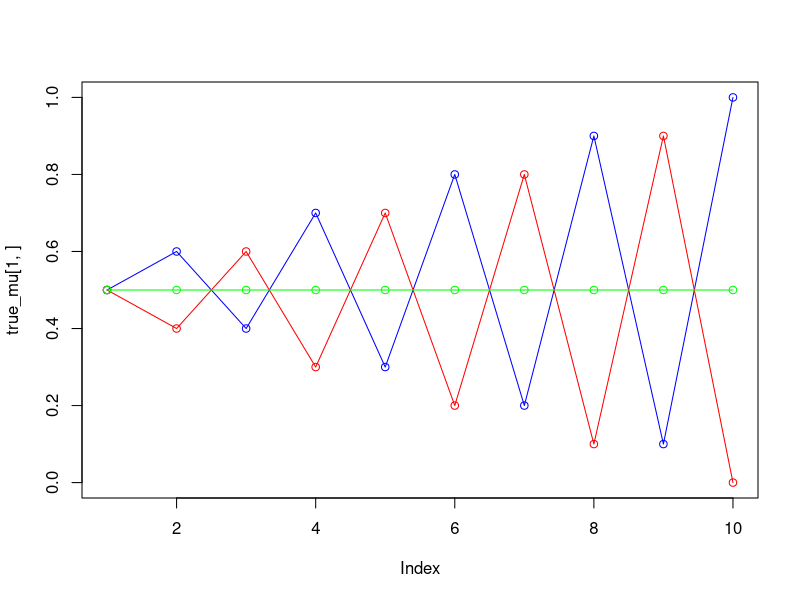
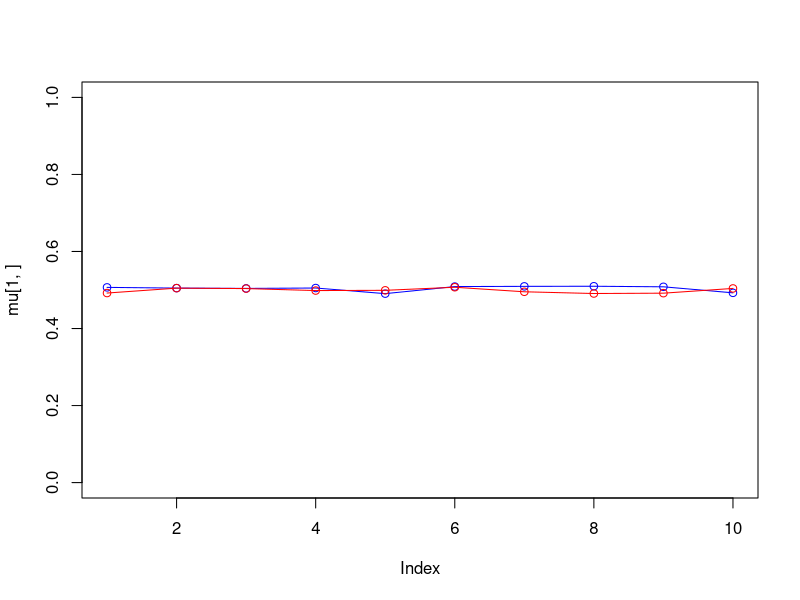
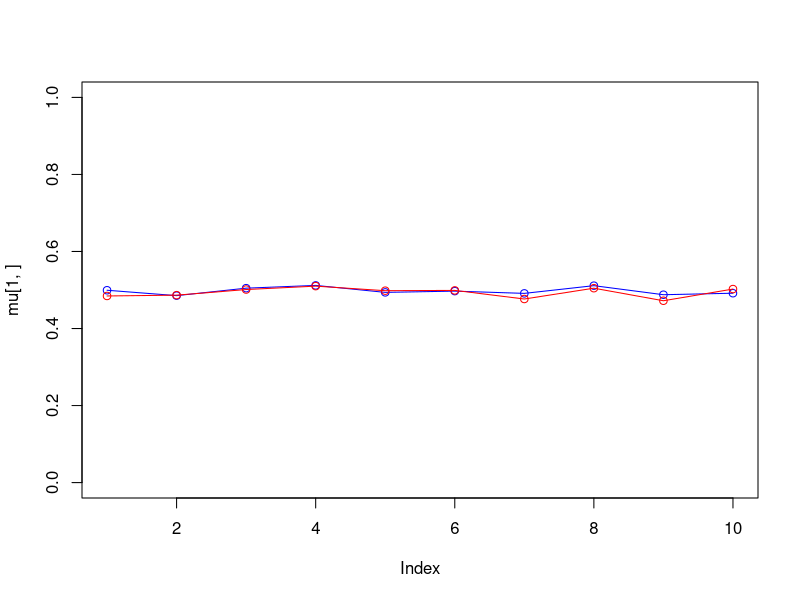
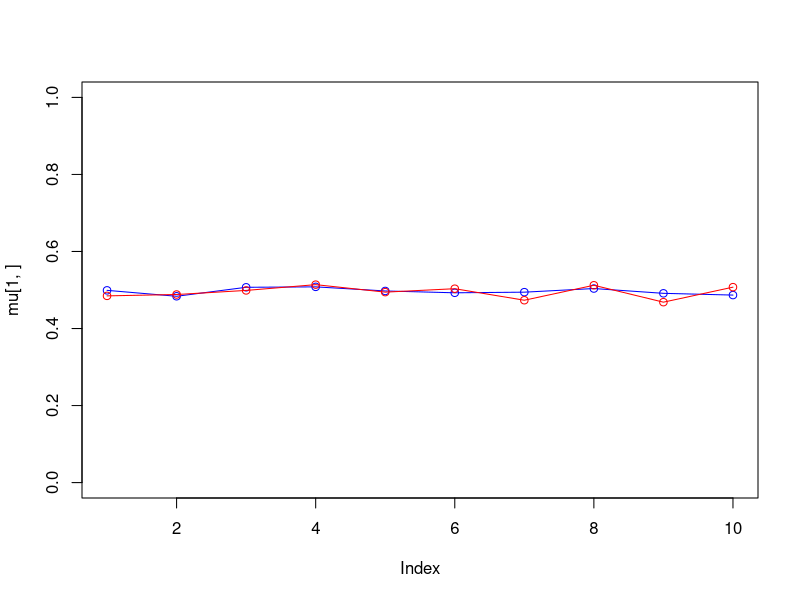
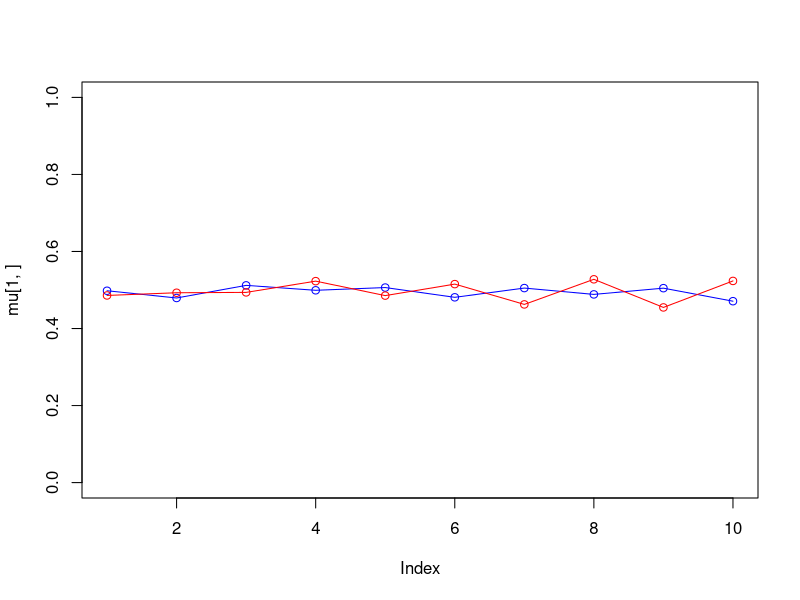
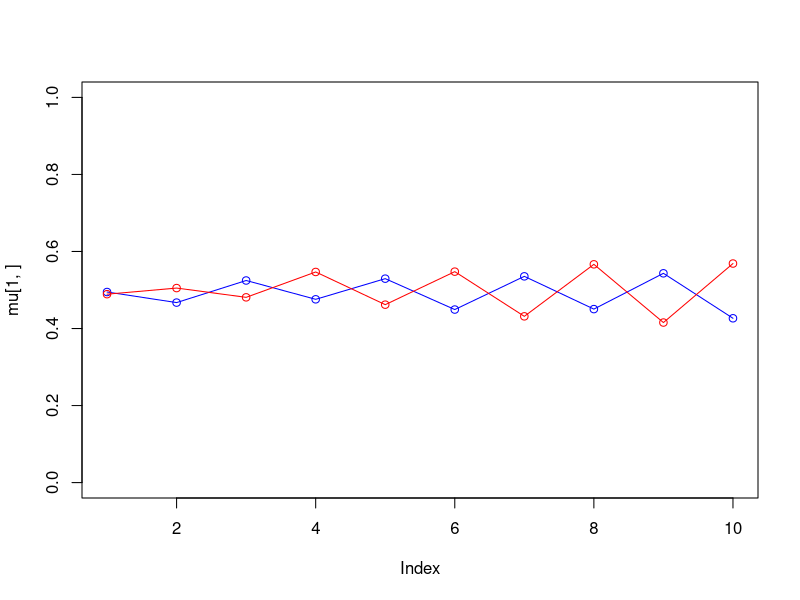
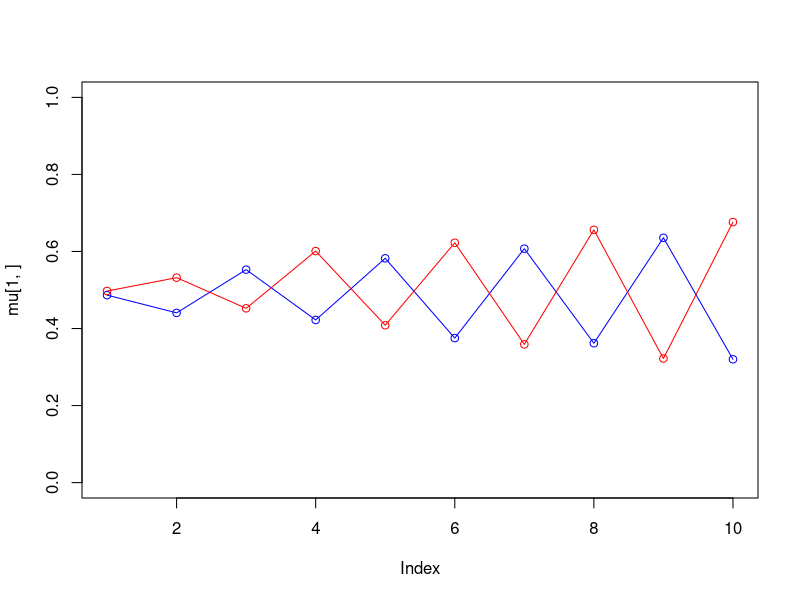
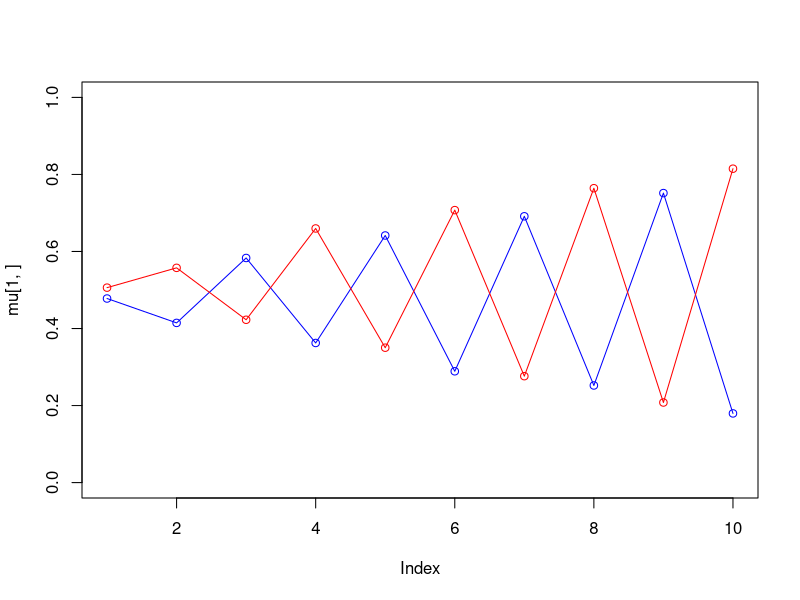

Recreate these plots in R, in order.
## ---- chunk 1
knitr::opts_chunk$set(echo = TRUE)
## ---- chunk 2


# QUESTION ONE PART ONE
mis_rate1 <- c()
for(i in 1:1000){
  x1<-runif(100)
  x2<-runif(100)
  trdata<-cbind(x1,x2)
  y<-as.numeric(x1<x2)
  trlabels<-as.factor(y)



  train_data <- as.data.frame(trdata)
  train_data <- dplyr::mutate(train_data,trlabels)
  Forest_1 <- randomForest::randomForest(trlabels~.,data = train_data, ntree = 1, nodesize = 25, keep.forest = TRUE)
  pre <- predict(Forest_1,newdata = train_data)
  misclassification_rate <- mean(pre!=trlabels)
  mis_rate1 <- c(mis_rate1,misclassification_rate)
}

mean_mis_rate1 <- mean(mis_rate1)
var_mis_rate1 <- var(mis_rate1)

# the mean and variable for misclassification rate when B = 1
mean_mis_rate1
var_mis_rate1


# QUESTION ONE PART TWO
mis_rate10 <- c()
for(i in 1:1000){

  x1<-runif(100)
  x2<-runif(100)
  trdata<-cbind(x1,x2)
  y<-as.numeric(x1<x2)
  trlabels<-as.factor(y)



  train_data <- as.data.frame(trdata)
  train_data <- dplyr::mutate(train_data,trlabels)
  Forest_10 <- randomForest::randomForest(trlabels~.,data = train_data, ntree = 10, nodesize = 25, keep.forest = TRUE)
  pre <- predict(Forest_1,newdata = train_data)
  misclassification_rate <- mean(pre!=trlabels)
  mis_rate10 <- c(mis_rate1,misclassification_rate)
}

mean_mis_rate10 <- mean(mis_rate10)
var_mis_rate10 <- var(mis_rate10)

# the mean and variable for misclassification rate when B = 10
mean_mis_rate10
var_mis_rate10





# QUESTION ONE PART THREE
mis_rate100 <- c()
for(i in 1:1000){

  x1<-runif(100)
  x2<-runif(100)
  trdata<-cbind(x1,x2)
  y<-as.numeric(x1<x2)
  trlabels<-as.factor(y)



  train_data <- as.data.frame(trdata)
  train_data <- dplyr::mutate(train_data,trlabels)
  Forest_100 <- randomForest::randomForest(trlabels~.,data = train_data, ntree = 100, nodesize = 25, keep.forest = TRUE)
  pre <- predict(Forest_1,newdata = train_data)
  misclassification_rate <- mean(pre!=trlabels)
  mis_rate100 <- c(mis_rate1,misclassification_rate)
}

mean_mis_rate100 <- mean(mis_rate100)
var_mis_rate100 <- var(mis_rate100)

# the mean and variable for misclassification rate when B = 10
mean_mis_rate100
var_mis_rate100
## ---- chunk 3
# QUESTION TWO PART ONE
mis_rate1 <- c()
for(i in 1:1000){

  x1<-runif(100)
  x2<-runif(100)
  trdata<-cbind(x1,x2)
  y<-as.numeric(x1<0.5)
  trlabels<-as.factor(y)



  train_data <- as.data.frame(trdata)
  train_data <- dplyr::mutate(train_data,trlabels)
  Forest_1 <- randomForest::randomForest(trlabels~.,data = train_data, ntree = 1, nodesize = 25, keep.forest = TRUE)
  pre <- predict(Forest_1,newdata = train_data)
  misclassification_rate <- mean(pre!=trlabels)
  mis_rate1 <- c(mis_rate1,misclassification_rate)
}

mean_mis_rate1 <- mean(mis_rate1)
var_mis_rate1 <- var(mis_rate1)

# the mean and variable for misclassification rate when B = 1
mean_mis_rate1
var_mis_rate1


# QUESTION two PART TWO
mis_rate10 <- c()
for(i in 1:1000){

  x1<-runif(100)
  x2<-runif(100)
  trdata<-cbind(x1,x2)
  y<-as.numeric(x1<0.5)
  trlabels<-as.factor(y)



  train_data <- as.data.frame(trdata)
  train_data <- dplyr::mutate(train_data,trlabels)
  Forest_10 <- randomForest::randomForest(trlabels~.,data = train_data, ntree = 10, nodesize = 25, keep.forest = TRUE)
  pre <- predict(Forest_1,newdata = train_data)
  misclassification_rate <- mean(pre!=trlabels)
  mis_rate10 <- c(mis_rate1,misclassification_rate)
}

mean_mis_rate10 <- mean(mis_rate10)
var_mis_rate10 <- var(mis_rate10)
# the mean and variable for misclassification rate when B = 10
mean_mis_rate10
var_mis_rate10



# QUESTION tWO PART THREE
mis_rate100 <- c()
for(i in 1:1000){

  x1<-runif(100)
  x2<-runif(100)
  trdata<-cbind(x1,x2)
  y<-as.numeric(x1<0.5)
  trlabels<-as.factor(y)



  train_data <- as.data.frame(trdata)
  train_data <- dplyr::mutate(train_data,trlabels)
  Forest_100 <- randomForest::randomForest(trlabels~.,data = train_data, ntree = 100, nodesize = 25, keep.forest = TRUE)
  pre <- predict(Forest_1,newdata = train_data)
  misclassification_rate <- mean(pre!=trlabels)
  mis_rate100 <- c(mis_rate1,misclassification_rate)
}

mean_mis_rate100 <- mean(mis_rate100)
var_mis_rate100 <- var(mis_rate100)

# the mean and variable for misclassification rate when B = 10
mean_mis_rate100
var_mis_rate100


## ---- chunk 4

# QUESTION THREE PART ONE
mis_rate1 <- c()
for(i in 1:1000){

  x1<-runif(100)
  x2<-runif(100)
  trdata<-cbind(x1,x2)
  y<-as.numeric(((x1<0.5 & x2<0.5)|(x1>0.5 & x2>0.5)))
  trlabels<-as.factor(y)



  train_data <- as.data.frame(trdata)
  train_data <- dplyr::mutate(train_data,trlabels)
  Forest_1 <- randomForest::randomForest(trlabels~.,data = train_data, ntree = 1, nodesize = 12, keep.forest = TRUE)
  pre <- predict(Forest_1,newdata = train_data)
  misclassification_rate <- mean(pre!=trlabels)
  mis_rate1 <- c(mis_rate1,misclassification_rate)
}

mean_mis_rate1 <- mean(mis_rate1)
var_mis_rate1 <- var(mis_rate1)

# the mean and variable for misclassification rate when B = 1
mean_mis_rate1
var_mis_rate1




# QUESTION THREE PART TWO
mis_rate10 <- c()
for(i in 1:1000){

  x1<-runif(100)
  x2<-runif(100)
  trdata<-cbind(x1,x2)
  y<-as.numeric(((x1<0.5 & x2<0.5)|(x1>0.5 & x2>0.5)))
  trlabels<-as.factor(y)



  train_data <- as.data.frame(trdata)
  train_data <- dplyr::mutate(train_data,trlabels)
  Forest_10 <- randomForest::randomForest(trlabels~.,data = train_data, ntree = 10, nodesize = 12, keep.forest = TRUE)
  pre <- predict(Forest_1,newdata = train_data)
  misclassification_rate <- mean(pre!=trlabels)
  mis_rate10 <- c(mis_rate1,misclassification_rate)
}

mean_mis_rate10 <- mean(mis_rate10)
var_mis_rate10 <- var(mis_rate10)
# the mean and variable for misclassification rate when B = 10
mean_mis_rate10
var_mis_rate10




# QUESTION THREE PART THREE
mis_rate100 <- c()
for(i in 1:1000){

  x1<-runif(100)
  x2<-runif(100)
  trdata<-cbind(x1,x2)
  y<-as.numeric(((x1<0.5 & x2<0.5)|(x1>0.5 & x2>0.5)))
  trlabels<-as.factor(y)


  # QUESTION ONE
  train_data <- as.data.frame(trdata)
  train_data <- dplyr::mutate(train_data,trlabels)
  Forest_100 <- randomForest::randomForest(trlabels~.,data = train_data, ntree = 100, nodesize = 12, keep.forest = TRUE)
  pre <- predict(Forest_1,newdata = train_data)
  misclassification_rate <- mean(pre!=trlabels)
  mis_rate100 <- c(mis_rate1,misclassification_rate)
}

mean_mis_rate100 <- mean(mis_rate100)
var_mis_rate100 <- var(mis_rate100)

# the mean and variable for misclassification rate when B = 10
mean_mis_rate100
var_mis_rate100

## ---- chunk 5
set.seed(1234567890)
max_it <- 100 # max number of EM iterations
min_change <- 0.1 # min change in log lik between two consecutive iterations
n=1000 # number of training points
D=10 # number of dimensions
x <- matrix(nrow=n, ncol=D) # training data
true_pi <- vector(length = 3) # true mixing coefficients ; p(y)
true_mu <- matrix(nrow=3, ncol=D) # true conditional distributions ; p(xcol | y = Row)
true_pi=c(1/3, 1/3, 1/3)
true_mu[1,]=c(0.5,0.6,0.4,0.7,0.3,0.8,0.2,0.9,0.1,1)
true_mu[2,]=c(0.5,0.4,0.6,0.3,0.7,0.2,0.8,0.1,0.9,0)
true_mu[3,]=c(0.5,0.5,0.5,0.5,0.5,0.5,0.5,0.5,0.5,0.5)
plot(true_mu[1,], type="o", col="blue", ylim=c(0,1))
points(true_mu[2,], type="o", col="red")
points(true_mu[3,], type="o", col="green")
# Producing the training data x
for(i in 1:n) {
  m <- sample(1:3,1,prob=true_pi)
  for(d in 1:D) {
    x[i,d] <- rbinom(1,1,true_mu[m,d])
  } }
## ---- chunk 6
set.seed(1234567890)
M <- 2 # number of clusters
w <- matrix(nrow=n, ncol=M) # weights ; p(y = m | xi,thetaHat)
pi <- vector(length = M) # mixing coefficients
mu <- matrix(nrow=M, ncol=D) # conditional distributions
llik <- vector(length = max_it) # log likelihood of the EM iterations
# Random initialization of the parameters
pi <- runif(M,0.49,0.51)
pi <- pi / sum(pi)
for(m in 1:M) {
  mu[m,] <- runif(D,0.49,0.51)
}
pi
mu
## ---- chunk 7
set.seed(1234567890)
iterLog <- vector(length = max_it)
for(it in 1:max_it) {
  plot(mu[1,], type="o", col="blue", ylim=c(0,1))
  points(mu[2,], type="o", col="red")
  # points(mu[3,], type="o", col="green")
  #points(mu[4,], type="o", col="yellow")
  Sys.sleep(0.5)
  # E-step: Computation of the weights
  
  for (i in 1:n) {
    # px <- 0
    pxi <- 0
    for (m in 1:M) {
      bernXMum <- 1
      for (d in 1:D) {
        bernXMum <- bernXMum * (mu[m,d]^x[i,d]) * (1-mu[m,d])^(1-x[i,d])
        # print(paste(i,m,d,bernXMum))
      }
      pxi <- pxi + pi[m] * bernXMum
      # print(paste(i,m,d,pxi))
    }
    for (m in 1:M) {
      bernXMum <- 1
      for (d in 1:D) {
        bernXMum <- bernXMum * (mu[m,d]^x[i,d]) * (1-mu[m,d])^(1-x[i,d])
        # print(paste(i,m,d,bernXMum))
      }
      w[i,m] <- (bernXMum * pi[m]) / pxi
    }
    w[i, ] <- w[i,] /sum(w[i,])
  }
  
  
  # Your code here
  #Log likelihood computation.
  llik[it] <- 0
  for (i in 1:n) {
    pxi <- 0
    for (m in 1:M) {
      bernXMum <- 1
      for (d in 1:D) {
        bernXMum <- bernXMum * (mu[m,d]^x[i,d]) * (1-mu[m,d])^(1-x[i,d])
      }
      pxi <- pxi + pi[m] * bernXMum
    }
    llik[it] <- llik[it] + log(pxi)
  }
  
  
  # Your code here
  iterLog[it] <- paste("iteration: ", it, "log likelihood: ", llik[it])
  flush.console()
  # Stop if the lok likelihood has not changed significantly
  stopFlag <- it > 1 && (llik[it] - llik[it - 1]) < min_change
  if(stopFlag) break
  #M-step: ML parameter estimation from the data and weights
  # pi mu
  pi <- apply(w, 2, mean)
  mu <- t(w) %*% x / colSums(w)
  # Your code here
}
print(iterLog[1:it])
pi
mu
plot(llik[1:it], type="o")

## ---- chunk 8
set.seed(1234567890)
M <- 3 # number of clusters
w <- matrix(nrow=n, ncol=M) # weights ; p(y = m | xi,thetaHat)
pi <- vector(length = M) # mixing coefficients
mu <- matrix(nrow=M, ncol=D) # conditional distributions
llik <- vector(length = max_it) # log likelihood of the EM iterations
# Random initialization of the parameters
pi <- runif(M,0.49,0.51)
pi <- pi / sum(pi)
for(m in 1:M) {
  mu[m,] <- runif(D,0.49,0.51)
}
pi
mu
## ---- chunk 9
iterLog <- vector(length = max_it)
for(it in 1:max_it) {
    # plotChoose <- c(1, 5, 6, 12, 24)
  # if (it == any(plotChoose)) {
    plot(mu[1,], type="o", col="blue", ylim=c(0,1))
    points(mu[2,], type="o", col="red")
    points(mu[3,], type="o", col="green")
    # points(mu[4,], type="o", col="yellow")
  # }
  Sys.sleep(0.5)
  # E-step: Computation of the weights
  
  for (i in 1:n) {
    # px <- 0
    pxi <- 0
    for (m in 1:M) {
      bernXMum <- 1
      for (d in 1:D) {
        bernXMum <- bernXMum * (mu[m,d]^x[i,d]) * (1-mu[m,d])^(1-x[i,d])
        # print(paste(i,m,d,bernXMum))
      }
      pxi <- pxi + pi[m] * bernXMum
      # print(paste(i,m,d,pxi))
    }
    for (m in 1:M) {
      bernXMum <- 1
      for (d in 1:D) {
        bernXMum <- bernXMum * (mu[m,d]^x[i,d]) * (1-mu[m,d])^(1-x[i,d])
        # print(paste(i,m,d,bernXMum))
      }
      w[i,m] <- (bernXMum * pi[m]) / pxi
    }
    w[i, ] <- w[i,] /sum(w[i,])
  }
  
  
  # Your code here
  #Log likelihood computation.
  llik[it] <- 0
  for (i in 1:n) {
    pxi <- 0
    for (m in 1:M) {
      bernXMum <- 1
      for (d in 1:D) {
        bernXMum <- bernXMum * (mu[m,d]^x[i,d]) * (1-mu[m,d])^(1-x[i,d])
      }
      pxi <- pxi + pi[m] * bernXMum
    }
    llik[it] <- llik[it] + log(pxi)
  }
  
  
  # Your code here
  iterLog[it] <- paste("iteration: ", it, "log likelihood: ", llik[it])
  flush.console()
  # Stop if the lok likelihood has not changed significantly
  stopFlag <- it > 1 && (llik[it] - llik[it - 1]) < min_change
  if(stopFlag) break
  #M-step: ML parameter estimation from the data and weights
  # pi mu
  pi <- apply(w, 2, mean)
  mu <- t(w) %*% x / colSums(w)
  # Your code here
}

## ---- chunk 10
print(iterLog[1:it])
pi
mu
plot(llik[1:it], type="o")

## ---- chunk 11
set.seed(1234567890)
M <- 4 # number of clusters
w <- matrix(nrow=n, ncol=M) # weights ; p(y = m | xi,thetaHat)
pi <- vector(length = M) # mixing coefficients
mu <- matrix(nrow=M, ncol=D) # conditional distributions
llik <- vector(length = max_it) # log likelihood of the EM iterations
# Random initialization of the parameters
pi <- runif(M,0.49,0.51)
pi <- pi / sum(pi)
for(m in 1:M) {
  mu[m,] <- runif(D,0.49,0.51)
}
pi
mu
## ---- chunk 12
iterLog <- vector(length = max_it)
for(it in 1:max_it) {
  # plotChoose <- c(1, 15, 43)
  # if (it == any(plotChoose)) {
    plot(mu[1,], type="o", col="blue", ylim=c(0,1))
    points(mu[2,], type="o", col="red")
    points(mu[3,], type="o", col="green")
    points(mu[4,], type="o", col="yellow")
  # }
  Sys.sleep(0.5)
  # E-step: Computation of the weights
  
  for (i in 1:n) {
    # px <- 0
    pxi <- 0
    for (m in 1:M) {
      bernXMum <- 1
      for (d in 1:D) {
        bernXMum <- bernXMum * (mu[m,d]^x[i,d]) * (1-mu[m,d])^(1-x[i,d])
        # print(paste(i,m,d,bernXMum))
      }
      pxi <- pxi + pi[m] * bernXMum
      # print(paste(i,m,d,pxi))
    }
    for (m in 1:M) {
      bernXMum <- 1
      for (d in 1:D) {
        bernXMum <- bernXMum * (mu[m,d]^x[i,d]) * (1-mu[m,d])^(1-x[i,d])
        # print(paste(i,m,d,bernXMum))
      }
      w[i,m] <- (bernXMum * pi[m]) / pxi
    }
    w[i, ] <- w[i,] /sum(w[i,])
  }
  
  
  # Your code here
  #Log likelihood computation.
  llik[it] <- 0
  for (i in 1:n) {
    pxi <- 0
    for (m in 1:M) {
      bernXMum <- 1
      for (d in 1:D) {
        bernXMum <- bernXMum * (mu[m,d]^x[i,d]) * (1-mu[m,d])^(1-x[i,d])
      }
      pxi <- pxi + pi[m] * bernXMum
    }
    llik[it] <- llik[it] + log(pxi)
  }
  
  
  # Your code here
  iterLog[it] <- paste("iteration: ", it, "log likelihood: ", llik[it])
  flush.console()
  # Stop if the lok likelihood has not changed significantly
  stopFlag <- it > 1 && (llik[it] - llik[it - 1]) < min_change
  if(stopFlag) break
  #M-step: ML parameter estimation from the data and weights
  # pi mu
  pi <- apply(w, 2, mean)
  mu <- t(w) %*% x / colSums(w)
  # Your code here
}
## ---- chunk 13
print(iterLog[1:it])
pi
mu
plot(llik[1:it], type="o")

